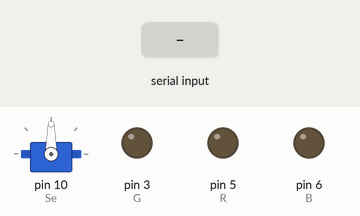
The sketch below on a simulated Arduino Uno, built with avr-gcc and run on an emulated ATmega328P. On the bench: servo, output pins drawn as LEDs (lit = HIGH). The test bench sets the inputs (shaded band).

Above: at 1.2 s.
1.3 s: "G" received over Serial
At 1.9 s:
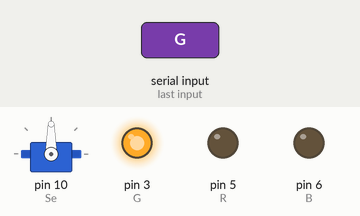
2.8 s: "R" received over Serial
At 4.0 s:
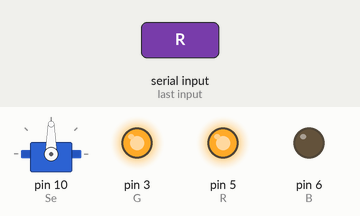
4.3 s: "B" received over Serial
At 5.4 s:
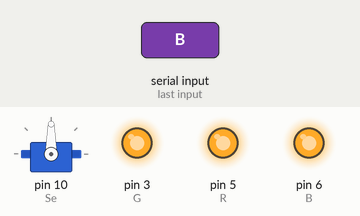
Timing chart, 0 to 7.3 s (numbered marks = the images above; inputs shaded):
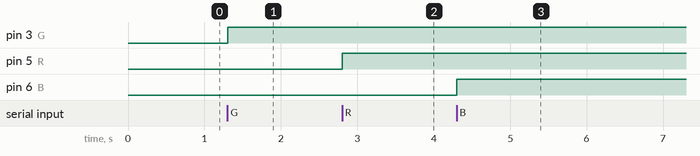

The sketch:

sketch_mar10a.ino
```cpp
//#include<DiaaMind>
//Green ->3 , Red ->5 , Blue ->6 , servo ->10
#include<Servo.h>
int G=3,R=5,B=6;
int crr=90;
Servo Se;
void setup() {
Serial.begin(9600);
pinMode(R,OUTPUT);
pinMode(B,OUTPUT);
pinMode(G,OUTPUT);

Se.attach(10);
}

void loop() {
if(Serial.available()>0){
  char DiaaMake=Serial.read();
  delay(2);
  int value=Serial.read();
  if(DiaaMake=='G'){
    analogWrite(G,value);
  }
   if(DiaaMake=='R'){
    analogWrite(R,value);
  } if(DiaaMake=='B'){
    analogWrite(B,value);
  } if(DiaaMake=='S'){
    int q=map(value,0,255,0,180);
    q=q%30;
    crr+=q;
    if(crr>180)crr=0;
    else if(crr<0)crr=180;
    Se.write(crr);
    delay(150);
  }
}
}
```

Measured:
- after the input at 1.3 s, pin 3 (G): LOW → HIGH at once
- after the input at 2.8 s, pin 5 (R): LOW → HIGH at once
- after the input at 4.3 s, pin 6 (B): LOW → HIGH at once
